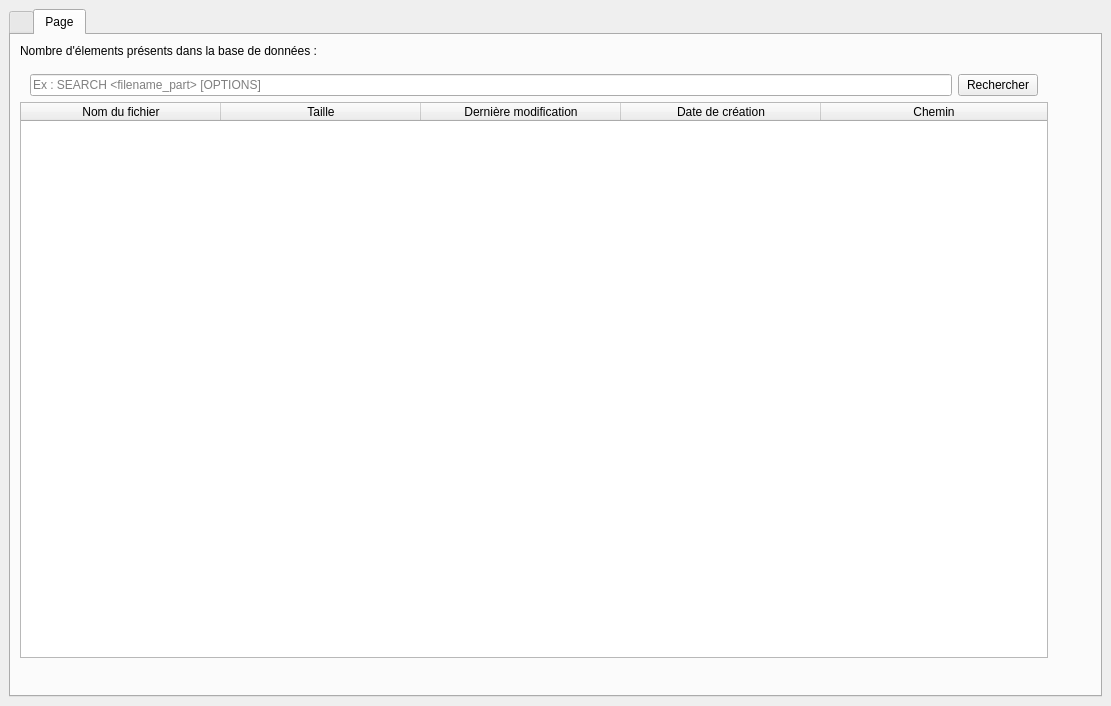
<?xml version="1.0" encoding="UTF-8"?>
<ui version="4.0">
 <class>MainWindow</class>
 <widget class="QMainWindow" name="MainWindow">
  <property name="geometry">
   <rect>
    <x>0</x>
    <y>0</y>
    <width>1111</width>
    <height>706</height>
   </rect>
  </property>
  <property name="windowTitle">
   <string>MainWindow</string>
  </property>
  <widget class="QWidget" name="centralwidget">
   <layout class="QHBoxLayout" name="horizontalLayout_8">
    <item>
     <widget class="QTabWidget" name="indexationTabWidget">
      <property name="currentIndex">
       <number>1</number>
      </property>
      <property name="tabsClosable">
       <bool>false</bool>
      </property>
      <widget class="QWidget" name="indexationTabWidgetPage1">
       <attribute name="title">
        <string/>
       </attribute>
       <layout class="QHBoxLayout" name="horizontalLayout">
        <item>
         <layout class="QHBoxLayout" name="horizontalLayout_2">
          <property name="spacing">
           <number>10</number>
          </property>
          <property name="sizeConstraint">
           <enum>QLayout::SetDefaultConstraint</enum>
          </property>
          <property name="leftMargin">
           <number>0</number>
          </property>
          <property name="topMargin">
           <number>0</number>
          </property>
          <property name="rightMargin">
           <number>0</number>
          </property>
          <item>
           <widget class="QWidget" name="RepositoryList1" native="true">
            <property name="autoFillBackground">
             <bool>false</bool>
            </property>
            <property name="styleSheet">
             <string notr="true">background-color: rgb(255, 255, 255);border-radius:5px;max-height:320px;max-width:280px;</string>
            </property>
            <layout class="QVBoxLayout" name="verticalLayout">
             <item>
              <widget class="QLabel" name="Whitelistfolder">
               <property name="font">
                <font>
                 <family>Lato</family>
                </font>
               </property>
               <property name="text">
                <string>Folders</string>
               </property>
              </widget>
             </item>
             <item>
              <widget class="QListWidget" name="listWidget">
               <property name="styleSheet">
                <string notr="true"/>
               </property>
              </widget>
             </item>
            </layout>
           </widget>
          </item>
          <item>
           <widget class="QWidget" name="extensionsListGroup" native="true">
            <property name="autoFillBackground">
             <bool>false</bool>
            </property>
            <property name="styleSheet">
             <string notr="true">background-color: rgb(255, 255, 255);border-radius:5px;max-height:320px;max-width:280px;</string>
            </property>
            <layout class="QVBoxLayout" name="verticalLayout_3">
             <item>
              <widget class="QLabel" name="Extensions">
               <property name="font">
                <font>
                 <family>Lato</family>
                </font>
               </property>
               <property name="text">
                <string>Extensions</string>
               </property>
              </widget>
             </item>
             <item>
              <widget class="QListWidget" name="listWidget_2">
               <property name="styleSheet">
                <string notr="true"/>
               </property>
              </widget>
             </item>
            </layout>
           </widget>
          </item>
         </layout>
        </item>
        <item>
         <layout class="QVBoxLayout" name="buttonLayout">
          <property name="sizeConstraint">
           <enum>QLayout::SetDefaultConstraint</enum>
          </property>
          <property name="leftMargin">
           <number>10</number>
          </property>
          <property name="rightMargin">
           <number>10</number>
          </property>
          <item>
           <widget class="QPushButton" name="startBtn">
            <property name="enabled">
             <bool>true</bool>
            </property>
            <property name="cursor">
             <cursorShape>PointingHandCursor</cursorShape>
            </property>
            <property name="autoFillBackground">
             <bool>false</bool>
            </property>
            <property name="styleSheet">
             <string notr="true">margin:10px;padding:10px;max-width:300px</string>
            </property>
            <property name="text">
             <string>Lancer l'indexation</string>
            </property>
           </widget>
          </item>
          <item>
           <widget class="QProgressBar" name="progressBar">
            <property name="enabled">
             <bool>true</bool>
            </property>
            <property name="styleSheet">
             <string notr="true">margin:auto;max-width:300px</string>
            </property>
            <property name="value">
             <number>0</number>
            </property>
            <property name="alignment">
             <set>Qt::AlignCenter</set>
            </property>
            <property name="orientation">
             <enum>Qt::Horizontal</enum>
            </property>
           </widget>
          </item>
          <item>
           <widget class="QPushButton" name="stopBtn">
            <property name="enabled">
             <bool>false</bool>
            </property>
            <property name="cursor">
             <cursorShape>PointingHandCursor</cursorShape>
            </property>
            <property name="autoFillBackground">
             <bool>false</bool>
            </property>
            <property name="styleSheet">
             <string notr="true">margin:10px;padding:10px;max-width:300px</string>
            </property>
            <property name="text">
             <string>Arrêter l'indexation</string>
            </property>
           </widget>
          </item>
         </layout>
        </item>
       </layout>
      </widget>
      <widget class="QWidget" name="indexationTabWidgetPage2">
       <property name="enabled">
        <bool>true</bool>
       </property>
       <property name="maximumSize">
        <size>
         <width>1046</width>
         <height>632</height>
        </size>
       </property>
       <attribute name="title">
        <string>Page</string>
       </attribute>
       <layout class="QHBoxLayout" name="horizontalLayout_9">
        <item>
         <layout class="QVBoxLayout" name="verticalLayout_7">
          <item>
           <layout class="QHBoxLayout" name="horizontalLayout_3">
            <item>
             <widget class="QLabel" name="label">
              <property name="text">
               <string>Nombre d'élements présents dans la base de données : </string>
              </property>
             </widget>
            </item>
            <item>
             <widget class="QLabel" name="dbCount">
              <property name="text">
               <string/>
              </property>
             </widget>
            </item>
           </layout>
          </item>
          <item>
           <layout class="QHBoxLayout" name="horizontalLayout_4">
            <property name="leftMargin">
             <number>10</number>
            </property>
            <property name="topMargin">
             <number>10</number>
            </property>
            <property name="rightMargin">
             <number>10</number>
            </property>
            <item>
             <widget class="QLineEdit" name="searchInput">
              <property name="placeholderText">
               <string>Ex : SEARCH &lt;filename_part&gt; [OPTIONS]</string>
              </property>
              <property name="clearButtonEnabled">
               <bool>true</bool>
              </property>
             </widget>
            </item>
            <item>
             <widget class="QPushButton" name="pushButton">
              <property name="text">
               <string>Rechercher</string>
              </property>
             </widget>
            </item>
           </layout>
          </item>
          <item>
           <layout class="QVBoxLayout" name="verticalLayout_2">
            <property name="spacing">
             <number>10</number>
            </property>
            <property name="sizeConstraint">
             <enum>QLayout::SetDefaultConstraint</enum>
            </property>
            <item>
             <widget class="QTableWidget" name="tableWidget">
              <property name="alternatingRowColors">
               <bool>false</bool>
              </property>
              <property name="columnCount">
               <number>5</number>
              </property>
              <attribute name="horizontalHeaderCascadingSectionResizes">
               <bool>true</bool>
              </attribute>
              <attribute name="horizontalHeaderMinimumSectionSize">
               <number>200</number>
              </attribute>
              <attribute name="horizontalHeaderShowSortIndicator" stdset="0">
               <bool>true</bool>
              </attribute>
              <attribute name="horizontalHeaderStretchLastSection">
               <bool>true</bool>
              </attribute>
              <attribute name="verticalHeaderCascadingSectionResizes">
               <bool>false</bool>
              </attribute>
              <attribute name="verticalHeaderMinimumSectionSize">
               <number>28</number>
              </attribute>
              <attribute name="verticalHeaderDefaultSectionSize">
               <number>37</number>
              </attribute>
              <attribute name="verticalHeaderStretchLastSection">
               <bool>true</bool>
              </attribute>
              <column>
               <property name="text">
                <string>Nom du fichier</string>
               </property>
              </column>
              <column>
               <property name="text">
                <string>Taille</string>
               </property>
              </column>
              <column>
               <property name="text">
                <string>Dernière modification</string>
               </property>
              </column>
              <column>
               <property name="text">
                <string>Date de création</string>
               </property>
              </column>
              <column>
               <property name="text">
                <string>Chemin</string>
               </property>
              </column>
             </widget>
            </item>
           </layout>
          </item>
         </layout>
        </item>
       </layout>
      </widget>
     </widget>
    </item>
   </layout>
  </widget>
 </widget>
 <resources/>
 <connections/>
</ui>
